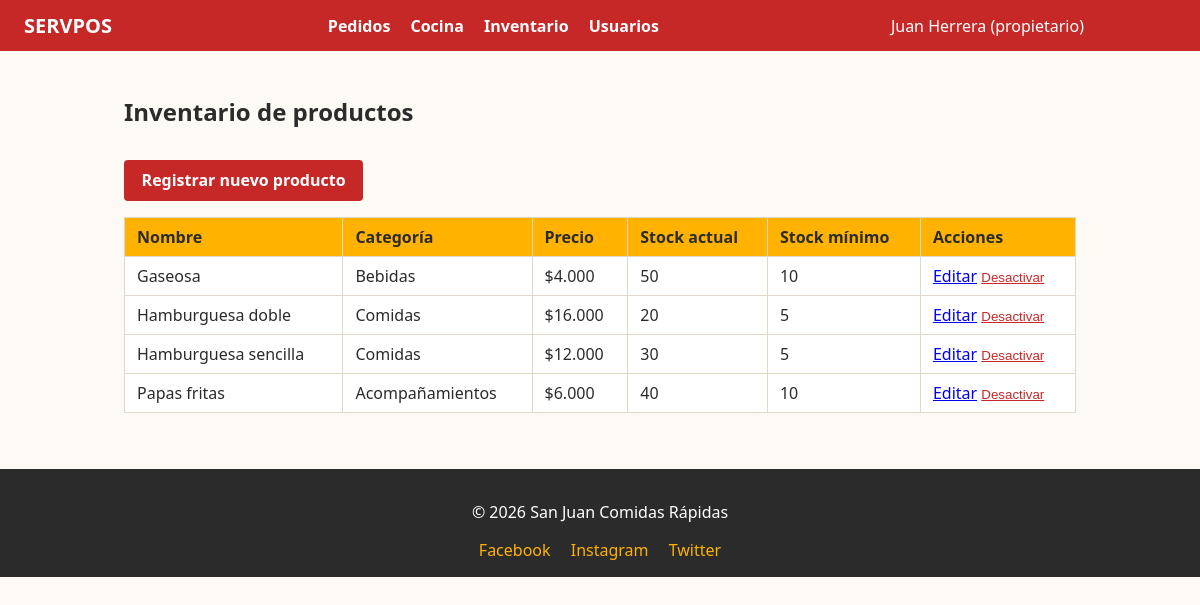
Page /index.php?ruta=productos (signed in) on the committed database.
### tables this page shows
CREATE TABLE productos (
    id INT AUTO_INCREMENT PRIMARY KEY,
    nombre VARCHAR(120) NOT NULL,
    descripcion VARCHAR(255) NULL,
    categoria VARCHAR(60) NULL,
    precio DECIMAL(10,2) NOT NULL,
    stock_actual INT NOT NULL DEFAULT 0,
    stock_minimo INT NOT NULL DEFAULT 5,
    activo TINYINT(1) NOT NULL DEFAULT 1,
    creado_en DATETIME NOT NULL DEFAULT CURRENT_TIMESTAMP,
    CONSTRAINT chk_stock_actual CHECK (stock_actual >= 0),
    CONSTRAINT chk_stock_minimo CHECK (stock_minimo >= 0)
);

### controllers/ProductoController.php (called while the page is built, shortened)
<?php
require_once __DIR__ . '/../models/Producto.php';
require_once __DIR__ . '/AuthController.php';
class ProductoController
{
    public static function listar(): void
    {
        $sesion = AuthController::exigirSesion();
        $productos = Producto::obtenerDisponibles();
        require __DIR__ . '/../views/productos/listar.php';
    }
}

### controllers/AuthController.php (called while the page is built, shortened)
<?php
class AuthController
{
    public static function exigirSesion(): array
    {
        $inactividad = time() - ($_SESSION['ultima_actividad'] ?? time());
        return [
            'id' => (int) $_SESSION['usuario_id'],
            'nombre' => $_SESSION['usuario_nombre'],
            'rol' => $_SESSION['usuario_rol'],
        ];
    }
}

### models/Producto.php (called while the page is built, shortened)
<?php
class Producto
{
    public static function obtenerDisponibles(): array
    {
        $pdo = obtenerConexion();
        $stmt = $pdo->query('SELECT * FROM productos WHERE activo = 1 ORDER BY nombre');
        return $stmt->fetchAll();
    }
}

### views/productos/listar.php (the view, shortened to what this page needs)
<?php require __DIR__ . '/../layout/header.php'; ?>
<h2>Inventario de productos</h2>
<a class="boton" href="index.php?ruta=productos_crear">Registrar nuevo producto</a>
<table class="tabla">
    <thead>
        <tr>
            <th>Nombre</th>
            <th>Categoría</th>
            <th>Precio</th>
            <th>Stock actual</th>
            <th>Stock mínimo</th>
            <th>Acciones</th>
        </tr>
    </thead>
    <tbody>
        <?php foreach ($productos as $producto): ?>
            <tr class="<?= $producto['stock_actual'] < $producto['stock_minimo'] ? 'fila-alerta' : '' ?>">
                <td><?= htmlspecialchars($producto['nombre']) ?></td>
                <td><?= htmlspecialchars($producto['categoria'] ?? '') ?></td>
                <td>$<?= number_format((float) $producto['precio'], 0, ',', '.') ?></td>
                <td><?= (int) $producto['stock_actual'] ?></td>
                <td><?= (int) $producto['stock_minimo'] ?></td>
                <td>
                    <a href="index.php?ruta=productos_editar&id=<?= (int) $producto['id'] ?>">Editar</a>
                    <form method="post" action="index.php?ruta=productos_desactivar" class="inline">
                        <button type="submit" class="boton-enlace">Desactivar</button>
                    </form>
                </td>
            </tr>
        <?php endforeach; ?>
    </tbody>
</table>
<?php require __DIR__ . '/../layout/footer.php'; ?>

### index.php (shortened to what this page needs)
<?php
require_once __DIR__ . '/controllers/AuthController.php';
require_once __DIR__ . '/controllers/ProductoController.php';
$ruta = $_GET['ruta'] ?? 'pedidos';
switch ($ruta) {
    case 'productos':
        ProductoController::listar();
        break;
}

### views/layout/header.php (shortened to what this page needs)
<!doctype html>
<html lang="es">
<head>
    <link rel="stylesheet" href="public/css/style.css">
</head>
<body>
    <header class="encabezado">
        <div class="encabezado-izquierda">
            <span class="nombre-empresa">SERVPOS</span>
        </div>
        <nav class="menu-principal">
            <a href="index.php?ruta=pedidos">Pedidos</a>
            <a href="index.php?ruta=cocina">Cocina</a>
            <?php if (in_array($sesion['rol'] ?? '', ROLES_ADMINISTRACION, true)): ?>
                <a href="index.php?ruta=productos">Inventario</a>
                <a href="index.php?ruta=usuarios">Usuarios</a>
            <?php endif; ?>
        </nav>
        <div class="encabezado-derecha">
            <?php if (!empty($sesion)): ?>
                <span class="usuario-actual"><?= htmlspecialchars($sesion['nombre']) ?> (<?= htmlspecialchars($sesion['rol']) ?>)</span>
                <form method="post" action="index.php?ruta=logout" class="inline">
                    <button type="submit" class="boton-enlace">Cerrar sesión</button>
                </form>
            <?php endif; ?>
        </div>
    </header>
    <main class="contenido">

### views/layout/footer.php
    </main>
    <footer class="pie-pagina">
        <p>&copy; <?= date('Y') ?> <?= htmlspecialchars(NOMBRE_EMPRESA) ?></p>
        <div class="redes-sociales">
            <a href="<?= htmlspecialchars(URL_FACEBOOK) ?>" target="_blank" rel="noopener">Facebook</a>
            <a href="<?= htmlspecialchars(URL_INSTAGRAM) ?>" target="_blank" rel="noopener">Instagram</a>
            <a href="<?= htmlspecialchars(URL_TWITTER) ?>" target="_blank" rel="noopener">Twitter</a>
        </div>
    </footer>
</body>
</html>

### public/css/style.css (style rules this page uses)
:root { --color-primario: #c62828; --color-secundario: #ffb300; --color-texto: #2b2b2b; --color-fondo: #fdfaf5; --color-borde: #e0d8c8; }
* { box-sizing: border-box; }
body { margin: 0; font-family: 'Segoe UI', Arial, sans-serif; color: var(--color-texto); background: var(--color-fondo); }
.encabezado { display: flex; align-items: center; justify-content: space-between; background: var(--color-primario); color: #fff; padding: 0.75rem 1.5rem; flex-wrap: wrap; gap: 0.5rem; }
.encabezado-izquierda { display: flex; align-items: center; gap: 0.5rem; }
.nombre-empresa { font-weight: bold; font-size: 1.25rem; }
.menu-principal a { color: #fff; margin-right: 1rem; text-decoration: none; font-weight: 600; }
.encabezado-derecha { display: flex; align-items: center; gap: 0.75rem; }
.contenido { padding: 1.5rem; max-width: 1000px; margin: 0 auto; }
.pie-pagina { background: #2b2b2b; color: #fff; text-align: center; padding: 1rem; margin-top: 2rem; }
.redes-sociales a { color: var(--color-secundario); margin: 0 0.5rem; text-decoration: none; }
button, .boton { display: inline-block; background: var(--color-primario); color: #fff; border: none; padding: 0.6rem 1.1rem; border-radius: 4px; cursor: pointer; font-weight: 600; text-decoration: none; margin-top: 0.75rem; }
.boton-enlace { background: none; border: none; color: var(--color-primario); text-decoration: underline; cursor: pointer; padding: 0; margin: 0; font-weight: normal; }
form.inline { display: inline; }
.tabla { width: 100%; border-collapse: collapse; margin-top: 1rem; background: #fff; }
.tabla th, .tabla td { border: 1px solid var(--color-borde); padding: 0.5rem 0.75rem; text-align: left; }
.tabla th { background: var(--color-secundario); }

### rows in the picture
productos: nombre "Gaseosa", categoria "Bebidas", precio "4.000", stock_actual "50", stock_minimo "10"
productos: nombre "Hamburguesa doble", categoria "Comidas", precio "16.000", stock_actual "20", stock_minimo "5"
productos: nombre "Hamburguesa sencilla", categoria "Comidas", precio "12.000", stock_actual "30", stock_minimo "5"
productos: nombre "Papas fritas", categoria "Acompañamientos", precio "6.000", stock_actual "40", stock_minimo "10"

### other values in the picture
$sesion['nombre'] "Juan Herrera"
$sesion['rol'] "propietario"
NOMBRE_EMPRESA "San Juan Comidas Rápidas"
